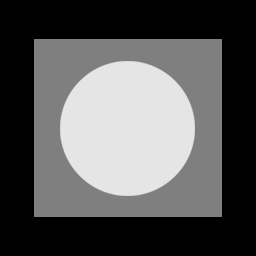
#> input picture Lab05/Images/0.tif, 256 x 256 px, found by its file name
$ python main.py
#> lines starting #> are read from the running program, lines starting #| are printed output that depends on the picture; after the words box and inside, x2 and y2 are one past the last pixel; in counts of white or black regions, pixels touching at a corner belong together; pictures that were not available may be replaced by others from this repository, and a replacement may not be noted
### Lab05/utils.py
import cv2
import os

def read_gray(path):
    img = cv2.imread(path, cv2.IMREAD_GRAYSCALE)
    if img is None:
        raise FileNotFoundError(f"Cannot read image: {path}")
    return img

def save_image(path, img):
    folder = os.path.dirname(path)
    if folder != "":
        os.makedirs(folder, exist_ok=True)
    cv2.imwrite(path, img)

### Lab05/noise_estimation.py
import numpy as np

def estimate_noise_type(img):

    img = img.astype(np.float32)

    med = np.median(img)
    diff = img - med

    high = np.mean(diff > 40)
    low  = np.mean(diff < -40)

    if high + low > 0.02:
        return "salt_pepper"

    return "gaussian"

### Lab05/spatial_filters.py
import cv2

def spatial_filter(img, noise_type):

    if noise_type == "salt_pepper":
        return cv2.medianBlur(img, 5)
    else:
        return cv2.GaussianBlur(img, (5, 5), 1.0)

### Lab05/frequency_filters.py
import numpy as np
import cv2

def lowpass_frequency_filter(img, radius=30):

    img_f = img.astype(np.float32)

    dft = np.fft.fft2(img_f)
    dft = np.fft.fftshift(dft)

    rows, cols = img.shape
    crow, ccol = rows // 2, cols // 2

    mask = np.zeros((rows, cols), np.uint8)
    cv2.circle(mask, (ccol, crow), radius, 1, -1)

    dft_filt = dft * mask

    idft = np.fft.ifftshift(dft_filt)
    img_back = np.fft.ifft2(idft)
    img_back = np.abs(img_back)

    img_back = np.clip(img_back, 0, 255).astype(np.uint8)

    return img_back

### Lab05/metrics.py
import numpy as np

def psnr(img1, img2):

    img1 = img1.astype(np.float32)
    img2 = img2.astype(np.float32)

    mse = np.mean((img1 - img2) ** 2)

    if mse == 0:
        return 100.0

    return 10 * np.log10((255.0 * 255.0) / mse)

### Lab05/main.py
import os
import cv2

from utils import read_gray, save_image
from noise_estimation import estimate_noise_type
from spatial_filters import spatial_filter
from frequency_filters import lowpass_frequency_filter
from metrics import psnr


# use your real folders (raw string!)
IMAGE_DIR  = r"D:\Image\Image_processing\Lab05\Images"
RESULT_DIR = r"D:\Image\Image_processing\Lab05\results"


def main():

    # ------------------------------------------------
    # reference image = 0.tif
    # ------------------------------------------------
    ref_path = os.path.join(IMAGE_DIR, "0.tif")
    ref = read_gray(ref_path)
#> in read_gray, img is the input picture: shape (256, 256); min 0, max 229, mean 87.1

    print("Reference image loaded")

    # ------------------------------------------------
    # process images 1 to 7
    # (images exist from 0 to 7, but 0 is reference)
    # ------------------------------------------------
    for i in range(1, 8):

        fname = f"{i}.tif"
        path = os.path.join(IMAGE_DIR, fname)

        img = read_gray(path)
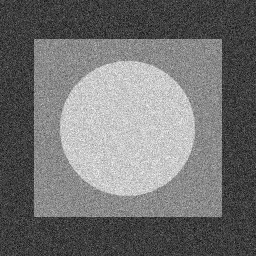
#> input picture Lab05/Images/1.tif, 256 x 256 px, found by its file name
#> in read_gray, img is the input picture: shape (256, 256); min 0, max 255, mean 114.3

        # resize if size is different (important for 7.tif)
        if img.shape != ref.shape:
            img = cv2.resize(img, (ref.shape[1], ref.shape[0]))

        noise_type = estimate_noise_type(img)
#> in estimate_noise_type, `med = np.median(img)`: med = 112
#> in estimate_noise_type, `high = np.mean(diff > 40)`: high = 0.271
#> in estimate_noise_type, `low  = np.mean(diff < -40)`: low = 0.37
#> noise_type = 'salt_pepper'

        print(f"{fname}  -> estimated noise: {noise_type}")
#| 1.tif  -> estimated noise: salt_pepper

        # spatial domain filtering
        spatial_out = spatial_filter(img, noise_type)
#> in spatial_filter, `return cv2.medianBlur(img, 5)`:
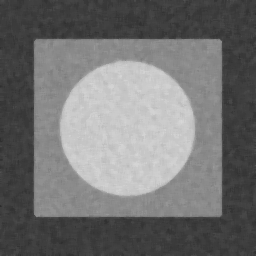
#> returned value: shape (256, 256); min 43, max 215, mean 114.2

        # frequency domain filtering
        freq_out = lowpass_frequency_filter(img)
#> in lowpass_frequency_filter, `cv2.circle(mask, (ccol, crow), radius, 1, -1)`:
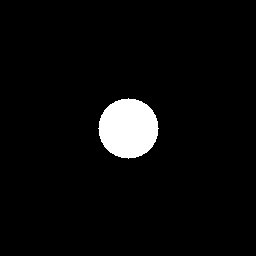
#> mask: shape (256, 256); values 0 (black) and 1 (white), 4.3% white; 1 white region, box (x1, y1, x2, y2) and area: (98, 98, 159, 159) 2821

        # PSNR
        psnr_spatial = psnr(ref, spatial_out)
#> in psnr, `mse = np.mean((img1 - img2) ** 2)`: mse = 2087
#> psnr_spatial = 14.94
        psnr_freq    = psnr(ref, freq_out)
#> psnr_freq = 14.9

        print(f"   Spatial PSNR   : {psnr_spatial:.2f} dB")
#|    Spatial PSNR   : 14.94 dB
        print(f"   Frequency PSNR : {psnr_freq:.2f} dB")
#|    Frequency PSNR : 14.90 dB

        base = os.path.splitext(fname)[0]

        save_image(
            os.path.join(RESULT_DIR, base + "_spatial.png"),
            spatial_out
        )

        save_image(
            os.path.join(RESULT_DIR, base + "_frequency.png"),
            freq_out
        )

        report_path = os.path.join(
            RESULT_DIR, base + "_report.txt"
        )

        with open(report_path, "w") as f:
            f.write(f"Image        : {fname}\n")
            f.write(f"Noise type   : {noise_type}\n")
            f.write(f"Spatial PSNR : {psnr_spatial:.4f} dB\n")
            f.write(f"Freq PSNR    : {psnr_freq:.4f} dB\n")
#> pass 2 of the loop in main, `for i in range(1, 8):`:
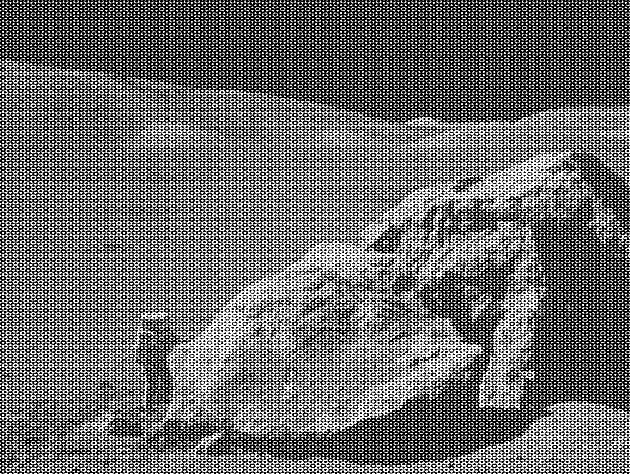
#> input picture Lab05/Images/7.tif, 630 x 474 px, given in place of 2.tif, which was not available
#> in read_gray, img is the input picture: shape (474, 630); min 0, max 255, mean 108.1
#> in main, `img = cv2.resize(img, (ref.shape[1], ref.shape[0]))`:
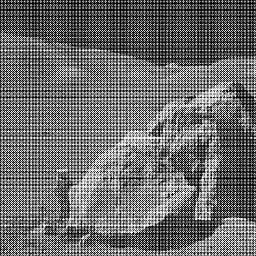
#> img: shape (256, 256); min 0, max 255, mean 108
#| 2.tif  -> estimated noise: salt_pepper
#> in lowpass_frequency_filter (call 2), `img_back = np.abs(img_back)`:
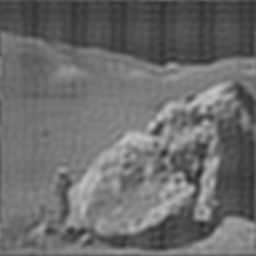
#> img_back: shape (256, 256) float64; min 41.98, max 194, mean 108
#> psnr_spatial = 9.61
#> psnr_freq = 9.48
#|    Spatial PSNR   : 9.61 dB
#|    Frequency PSNR : 9.48 dB

    print("\nAll results saved in results folder.")


if __name__ == "__main__":
#> (the run stopped early here; a loop or call above may not have finished)
